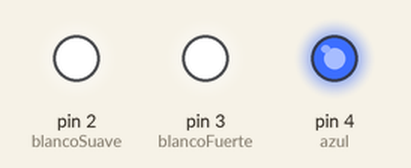
The sketch below on a simulated Arduino Uno, built with avr-gcc and run on an emulated ATmega328P. Parts: output pins drawn as LEDs (lit = HIGH).

Above: at 0.1 s.
At 20.1 s:
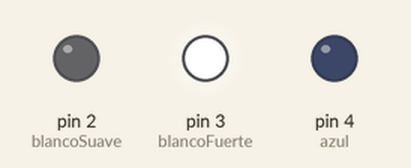
At 30.1 s:
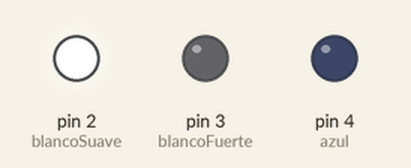
At 50.1 s:
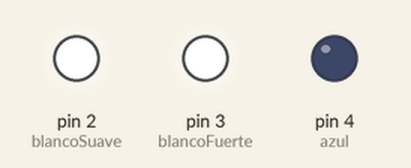
Timing chart, 0 to 61.5 s (numbered marks = the images above):
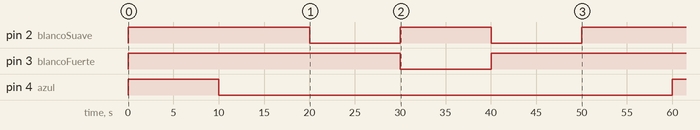

Measured:
- by itself, pin 2 (blancoSuave): alternates HIGH for 10.0 s and LOW for 10.0 s, 4 changes in all, then stays HIGH
- by itself, pin 3 (blancoFuerte): HIGH → LOW at 30.0 s, → HIGH 10.0 s later
- by itself, pin 4 (azul): HIGH → LOW at 10.0 s, → HIGH 50.0 s later

The sketch:

ControlLucesAcuario.ino
```cpp
#include <TimeLib.h>

const int blancoSuave = 2;
const int blancoFuerte = 3;
const int azul = 4;
const int HoraAmanecer = 10, MinutoAmanecer = 50, SegundoAmanecer = 10;
const int HoraManana = 10, MinutoManana = 50, SegundoManana = 20;
const int HoraMediodia = 10, MinutoMediodia = 50, SegundoMediodia = 30;
const int HoraTarde = 10, MinutoTarde = 50, SegundoTarde = 40;
const int HoraAtardecer = 10, MinutoAtardecer = 50, SegundoAtardecer = 50;
const int HoraNoche = 10, MinutoNoche = 51, SegundoNoche = 0;

//Al arrancar arduino ayudan a dar la franja horaria en la que nos encontramos
boolean esAmanecer(time_t);
boolean esManana(time_t);
boolean esMediodia(time_t);
boolean esTarde(time_t);
boolean esAtardecer(time_t);
boolean esNoche(time_t);

boolean esHoraAmanecer(time_t);
boolean esHoraManana(time_t);
boolean esHoraMediodia(time_t);
boolean esHoraTarde(time_t);
boolean esHoraAtardecer(time_t);
boolean esHoraNoche(time_t);

void setup() {
  Serial.begin(9600);
  setTime(10, 50, 0, 8, 9, 2019);
  // put your setup code here, to run once:
  pinMode(blancoSuave,OUTPUT);
  pinMode(blancoFuerte,OUTPUT);
  pinMode(azul,OUTPUT);
  digitalWrite(blancoSuave,HIGH);
  digitalWrite(blancoFuerte,HIGH);
  digitalWrite(azul,HIGH);
  time_t t = now();
  if (esAmanecer(t)){
        digitalWrite(blancoSuave,HIGH);
        digitalWrite(blancoFuerte,HIGH);
        digitalWrite(azul,LOW);
  } else if (esManana(t)) {
        digitalWrite(blancoSuave,LOW);
        digitalWrite(blancoFuerte,HIGH);
        digitalWrite(azul,LOW);
  } else if (esMediodia(t)) {
        digitalWrite(blancoSuave,HIGH);
        digitalWrite(blancoFuerte,LOW);
        digitalWrite(azul,LOW);
  } else if (esTarde(t)) {
        digitalWrite(blancoSuave,LOW);
        digitalWrite(blancoFuerte,HIGH);
        digitalWrite(azul,LOW);
  } else if (esAtardecer(t)) {
        digitalWrite(blancoSuave,HIGH);
        digitalWrite(blancoFuerte,HIGH);
        digitalWrite(azul,LOW);
  } else if (esNoche(t)) {
        digitalWrite(blancoSuave,HIGH);
        digitalWrite(blancoFuerte,HIGH);
        digitalWrite(azul,HIGH);
  }
}

void loop() {
  time_t t = now();
  if (esHoraAmanecer(t)){
        digitalWrite(blancoSuave,HIGH);
        digitalWrite(blancoFuerte,HIGH);
        digitalWrite(azul,LOW);
  } else if (esHoraManana(t)) {
        digitalWrite(blancoSuave,LOW);
        digitalWrite(blancoFuerte,HIGH);
        digitalWrite(azul,LOW);
  } else if (esHoraMediodia(t)) {
        digitalWrite(blancoSuave,HIGH);
        digitalWrite(blancoFuerte,LOW);
        digitalWrite(azul,LOW);
  } else if (esHoraTarde(t)) {
        digitalWrite(blancoSuave,LOW);
        digitalWrite(blancoFuerte,HIGH);
        digitalWrite(azul,LOW);
  } else if (esHoraAtardecer(t)) {
        digitalWrite(blancoSuave,HIGH);
        digitalWrite(blancoFuerte,HIGH);
        digitalWrite(azul,LOW);
  } else if (esHoraNoche(t)) {
        digitalWrite(blancoSuave,HIGH);
        digitalWrite(blancoFuerte,HIGH);
        digitalWrite(azul,HIGH);
  }
  //Serial.print("Son las:  ");
  //Serial.println(String(hour(t))+":"+String(minute(t))+":"+String(second(t)));
  // put your main code here, to run repeatedly:
  //digitalWrite(rele3,HIGH);
  //digitalWrite(rele1,LOW);
  //digitalWrite(LED_BUILTIN,HIGH);
  //delay(3000);
  //digitalWrite(rele1,HIGH);
  //digitalWrite(rele2,LOW);
  //digitalWrite(LED_BUILTIN,LOW);
  //delay(3000);
  //digitalWrite(rele2,HIGH);
  //digitalWrite(rele3,LOW);
  //digitalWrite(LED_BUILTIN,LOW);
  //delay(3000);
}

boolean esAmanecer(time_t amanecer){
  int hora_actual = hour(amanecer)*3600 + minute(amanecer)*60 + second(amanecer);
  int hora_amanecer = HoraAmanecer*3600+MinutoAmanecer*60+SegundoAmanecer;
  int hora_manana = HoraManana*3600+MinutoManana*60+SegundoManana;
  if ((hora_actual >= hora_amanecer) && (hora_actual < hora_manana)){
    return true;
  } else {
    return false;
  }
}

boolean esManana(time_t manana){
  int hora_actual = hour(manana)*3600 + minute(manana)*60 + second(manana);
  int hora_mediodia = HoraMediodia*3600+MinutoMediodia*60+SegundoMediodia;
  int hora_manana = HoraManana*3600+MinutoManana*60+SegundoManana;
  if ((hora_actual >= hora_manana) && (hora_actual < hora_mediodia)){
    return true;
  } else {
    return false;
  }
}

boolean esMediodia(time_t mediodia){
  int hora_actual = hour(mediodia)*3600 + minute(mediodia)*60 + second(mediodia);
  int hora_mediodia = HoraMediodia*3600+MinutoMediodia*60+SegundoMediodia;
  int hora_tarde = HoraTarde*3600+MinutoTarde*60+SegundoTarde;
  if ((hora_actual >= hora_mediodia) && (hora_actual < hora_tarde)){
    return true;
  } else {
    return false;
  }
}

boolean esTarde(time_t tarde){
  int hora_actual = hour(tarde)*3600 + minute(tarde)*60 + second(tarde);
  int hora_atardecer = HoraAtardecer*3600+MinutoAtardecer*60+SegundoAtardecer;
  int hora_tarde = HoraTarde*3600+MinutoTarde*60+SegundoTarde;
  if ((hora_actual >= hora_tarde) && (hora_actual < hora_atardecer)){
    return true;
  } else {
    return false;
  }
}

boolean esAtardecer(time_t atardecer){
  int hora_actual = hour(atardecer)*3600 + minute(atardecer)*60 + second(atardecer);
  int hora_atardecer = HoraAtardecer*3600+MinutoAtardecer*60+SegundoAtardecer;
  int hora_noche = HoraNoche*3600+MinutoNoche*60+SegundoNoche;
  if ((hora_actual >= hora_atardecer) && (hora_actual < hora_noche)){
    return true;
  } else {
    return false;
  }
}

boolean esNoche(time_t noche){
  int hora_actual = hour(noche)*3600 + minute(noche)*60 + second(noche);
  int hora_amanecer = HoraAmanecer*3600+MinutoAmanecer*60+SegundoAmanecer;
  int hora_noche = HoraNoche*3600+MinutoNoche*60+SegundoNoche;
  if ((hora_actual >= hora_noche) || (hora_actual < hora_amanecer)){
    return true;
  } else {
    return false;
  }
}

boolean esHoraAmanecer(time_t amanecer){
  if ((hour(amanecer)==HoraAmanecer) && (minute(amanecer)==MinutoAmanecer) && (second(amanecer)==SegundoAmanecer)){
    return true;
  } else {
    return false;
  }
}

boolean esHoraManana(time_t manana){
  if ((hour(manana)==HoraManana) && (minute(manana)==MinutoManana) && (second(manana)==SegundoManana)){
    return true;
  } else {
    return false;
  }
}

boolean esHoraMediodia(time_t mediodia){
  if ((hour(mediodia)==HoraMediodia) && (minute(mediodia)==MinutoMediodia) && (second(mediodia)==SegundoMediodia)){
    return true;
  } else {
    return false;
  }
}

boolean esHoraTarde(time_t tarde){
  if ((hour(tarde)==HoraTarde) && (minute(tarde)==MinutoTarde) && (second(tarde)==SegundoTarde)){
    return true;
  } else {
    return false;
  }
}

boolean esHoraAtardecer(time_t atardecer){
  if ((hour(atardecer)==HoraAtardecer) && (minute(atardecer)==MinutoAtardecer) && (second(atardecer)==SegundoAtardecer)){
    return true;
  } else {
    return false;
  }
}

boolean esHoraNoche(time_t noche){
  if ((hour(noche)==HoraNoche) && (minute(noche)==MinutoNoche) && (second(noche)==SegundoNoche)){
    return true;
  } else {
    return false;
  }
}
```
